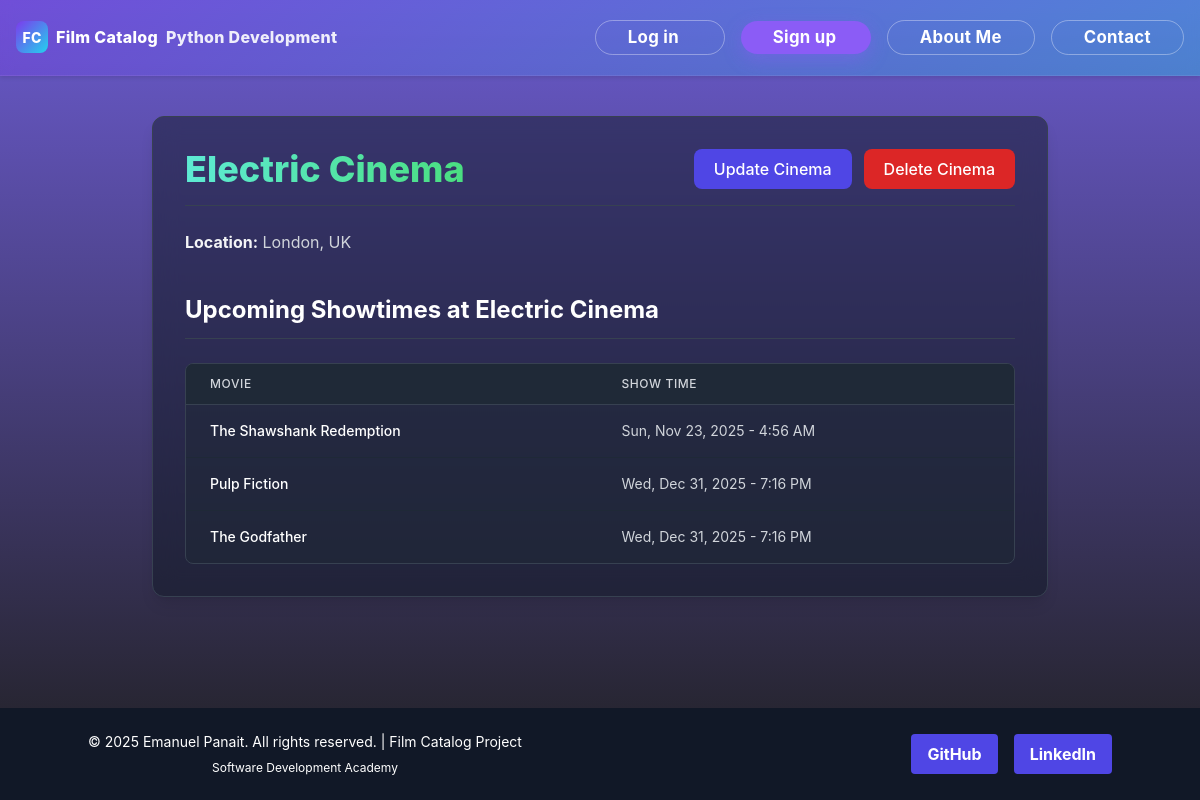
/cinemas/3/, run on the app's committed database.
### viewer/models.py (models this page shows, shortened)
class Cinema(models.Model):
    name = models.CharField(max_length=100, blank=True, null=True)
    location = models.CharField(max_length=100, blank=True, null=True)
    price = models.DecimalField(max_digits=10, decimal_places=2, blank=True, null=True)
    Adult_ticket_price = models.IntegerField(blank=True, null=True)
    Child_ticket_price = models.IntegerField(blank=True, null=True)
    Senior_ticket_price = models.IntegerField(blank=True, null=True)
    Student_ticket_price = models.IntegerField(blank=True, null=True)
    weekend_surcharge = models.IntegerField(blank=True, null=True)
    holiday_surcharge = models.IntegerField(blank=True, null=True)
    weekday_discount = models.IntegerField(blank=True, null=True)
    matinee_discount = models.IntegerField(blank=True, null=True)

class Showtime(models.Model):
    movie = models.ForeignKey(Movie, on_delete=models.CASCADE, related_name="showtimes")
    cinema = models.ForeignKey(Cinema, on_delete=models.CASCADE, related_name="cinema_showtimes")
    show_time = models.DateTimeField()

class Movie(models.Model):
    title = models.CharField(max_length=200, blank=True, null=True)
    director = models.CharField(max_length=200, blank=True, null=True, db_column='director')
    year = models.IntegerField(blank=True, null=True, db_column='year')
    genre_movie = models.CharField(max_length=50, blank=True, null=True, db_column='genre_movie')
    cinema_price = models.IntegerField(blank=True, null=True, db_column='cinema_price')  # deprecated
    bio = models.TextField(blank=True, null=True)
    rating = models.IntegerField(blank=True, null=True, db_column='rating')
    profile_picture = models.ImageField(upload_to='movie_covers/', blank=True, null=True)
    class Meta:
        ordering = ['title']

### viewer/views.py (the view)
# urls.py: path('cinemas/<int:pk>/', views.CinemaDetailView.as_view(), name='cinema_detail'),
class CinemaDetailView(DetailView):
    model = Cinema
    template_name = 'cinemas/cinema_detail.html'
    context_object_name = 'cinema'
    def get_context_data(self, **kwargs):
        context = super().get_context_data(**kwargs)
        context['showtimes'] = Showtime.objects.filter(cinema=self.object).order_by('show_time', 'movie__title')
        return context

### viewer/Templates/cinemas/cinema_detail.html (shortened to what this page needs)
{% extends 'base.html' %}
{% load static %}
{% block content %}
<div class="w-full max-w-screen-xl mx-auto px-2 sm:px-4 md:px-8 py-10">
    <div class="max-w-4xl mx-auto bg-gray-900/50 backdrop-blur-md rounded-xl shadow-lg overflow-hidden border border-gray-700 p-8 mb-10">
        <div class="flex items-center justify-between mb-6 border-b border-gray-700 pb-4">
            <h1 class="text-4xl font-extrabold text-white">
                <span class="bg-clip-text bg-gradient-to-r from-teal-300 to-green-400 text-transparent">
                </span>
            </h1>
            <div class="flex space-x-3">
                <a href="#" class="bg-indigo-600 text-white px-5 py-2 rounded-lg hover:bg-indigo-700 transition font-medium">Update Cinema</a>
                <a href="#" class="bg-red-600 text-white px-5 py-2 rounded-lg hover:bg-red-700 transition font-medium">Delete Cinema</a>
            </div>
        </div>
        <div class="space-y-4 text-gray-300">
            <p><strong class="text-gray-100">Location:</strong> {{ cinema.location }}</p>
            </div>
        <h2 class="text-2xl font-bold text-white mt-10 mb-6 border-b border-gray-700 pb-3">
            Upcoming Showtimes at {{ cinema.name }}
        </h2>
        {% if showtimes %}
            <div class="bg-gray-800/50 rounded-lg overflow-hidden border border-gray-700">
                <table class="min-w-full divide-y divide-gray-700">
                    <thead class="bg-gray-800">
                        <tr>
                            <th scope="col" class="px-6 py-3 text-left text-xs font-medium text-gray-300 uppercase tracking-wider">Movie</th>
                            <th scope="col" class="px-6 py-3 text-left text-xs font-medium text-gray-300 uppercase tracking-wider">Show Time</th>
                        </tr>
                    </thead>
                    <tbody class="divide-y divide-gray-800">
                        {% for show in showtimes %}
                        <tr class="hover:bg-gray-700/60 transition">
                            <td class="px-6 py-4 whitespace-nowrap text-sm font-medium text-white">{{ show.movie.title }}</td>
                            <td class="px-6 py-4 whitespace-nowrap text-sm text-gray-300">{{ show.show_time|date:"D, M d, Y - g:i A" }}</td>
                        </tr>
                        {% endfor %}
                    </tbody>
                </table>
            </div>
        {% else %}
            <p class="text-gray-400 text-center py-5">No upcoming showtimes scheduled for this cinema.</p>
        {% endif %}
    </div>
</div>
{% endblock %}

### viewer/Templates/base.html (style rules this page uses)
body { font-family: 'Inter', sans-serif; background: linear-gradient(to bottom, #6a5acd, #1f1f1f); opacity: 0; transition: opacity 0.4s; min-height: 100vh; display: flex; flex-direction: column; }

### data on the page
Cinema: location "London, UK", name "Electric Cinema"
Showtime: movie "The Shawshank Redemption", show_time "Sun, Nov 23, 2025 - 4:56 AM"
Showtime: movie "Pulp Fiction", show_time "Wed, Dec 31, 2025 - 7:16 PM"
Showtime: movie "The Godfather", show_time "Wed, Dec 31, 2025 - 7:16 PM"
